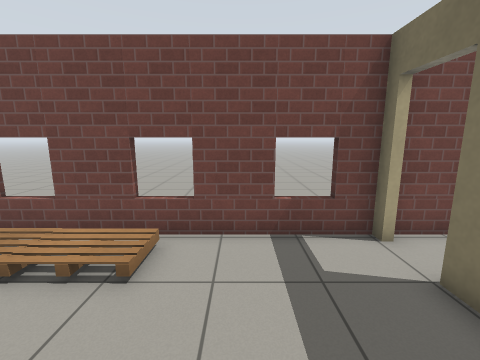
[1] (above)

24 first-person views from a walk through a world built for the Gazebo simulator. The camera is 1.3 m above the floor, tilts 10° down and sees 90° across. The floor is counted in squares, 0.5 m on a side. Each view is taken from the middle of a square. On the plan, view 1 faces up. The plan holds only what a view shows up to about 17 squares ahead; the rest is blank. Robots are left out. Simple patterns stand in for the simulator's built-in surfaces. Some stock models are drawn as simple stand-ins.

[2]
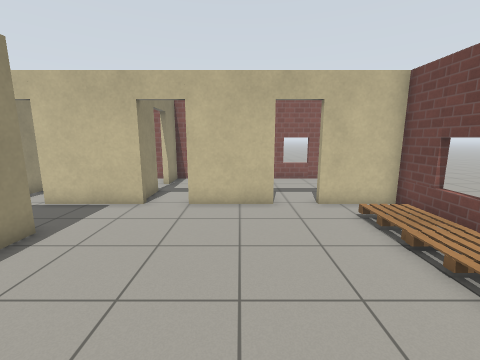

[3]
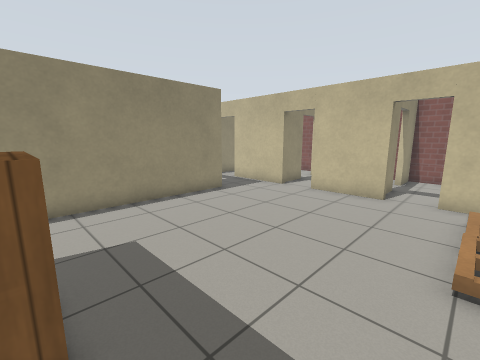

[4]
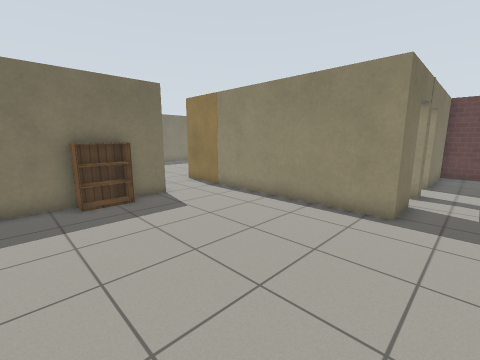

[5]
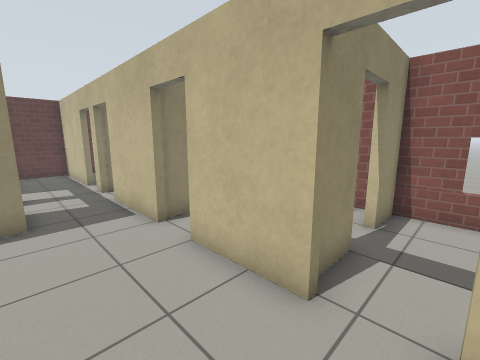

[6]
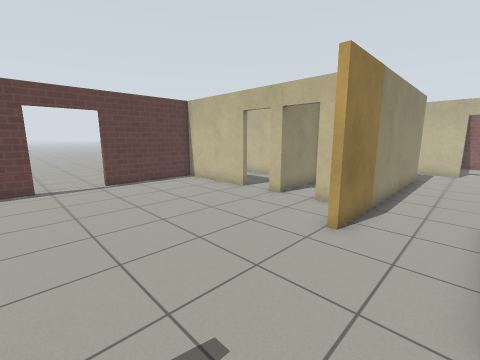

[7]
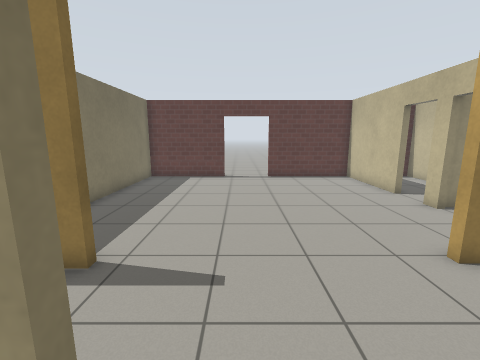

[8]
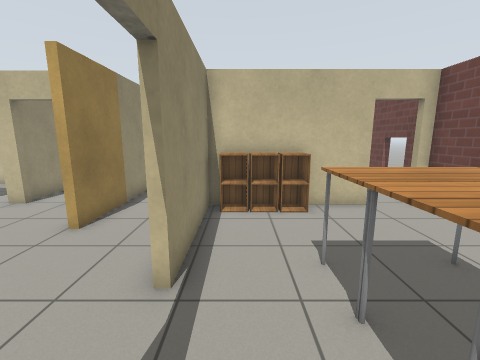

[9]
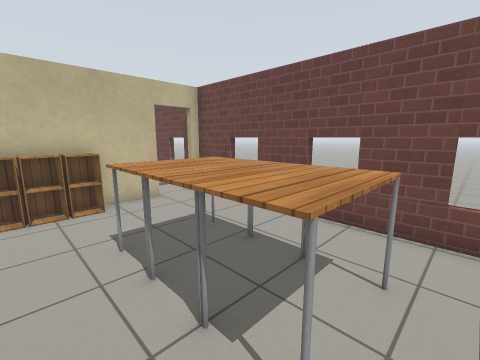

[10]
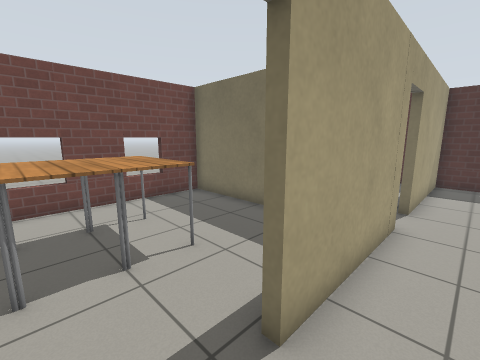

[11]
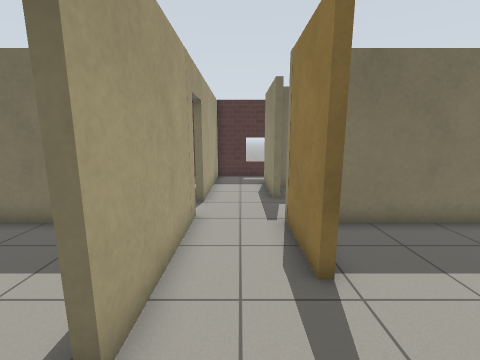

[12]
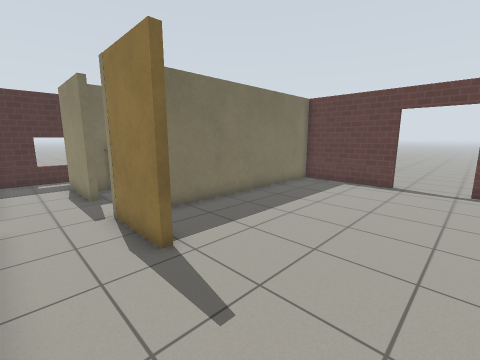

[13]
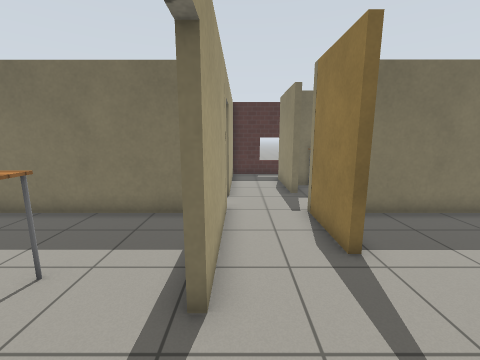

[14]
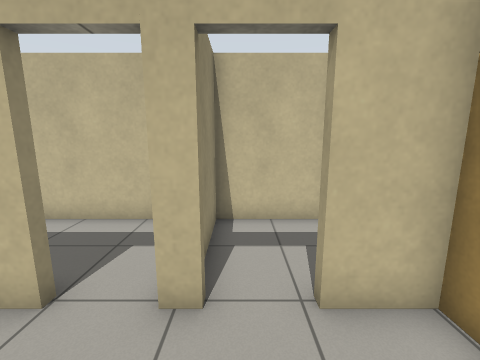

[15]
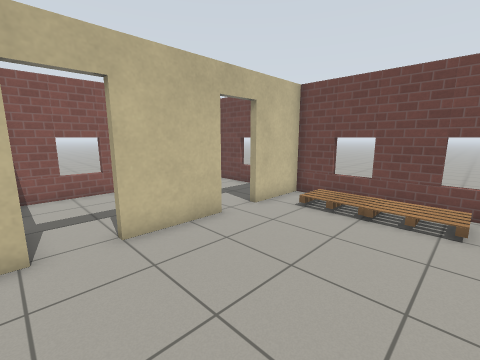

[16]
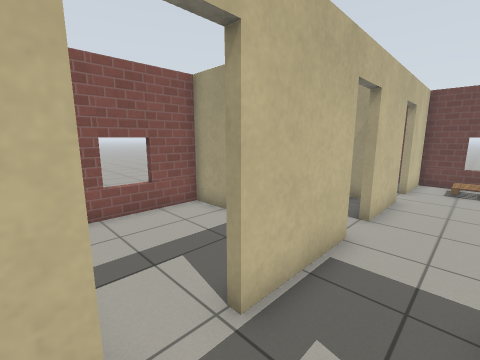

[17]
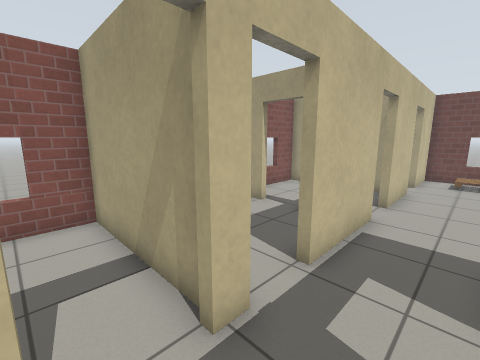

[18]
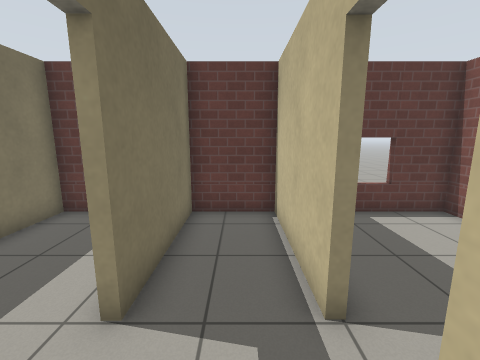

[19]
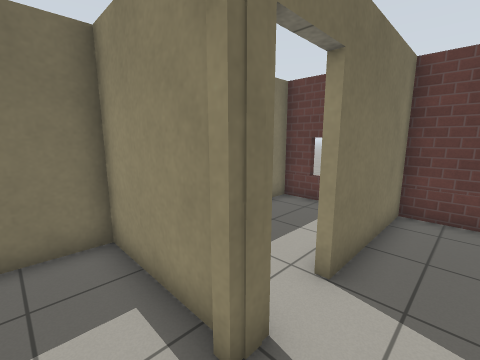

[20]
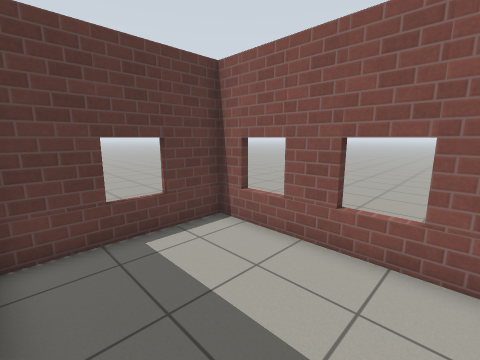

[21]
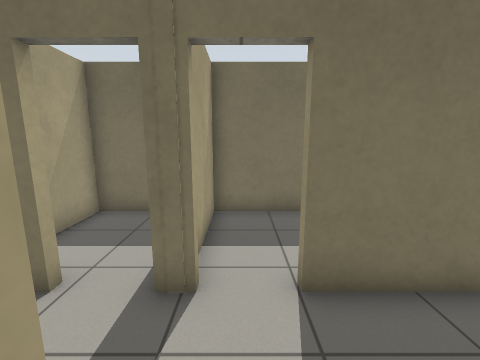

[22]
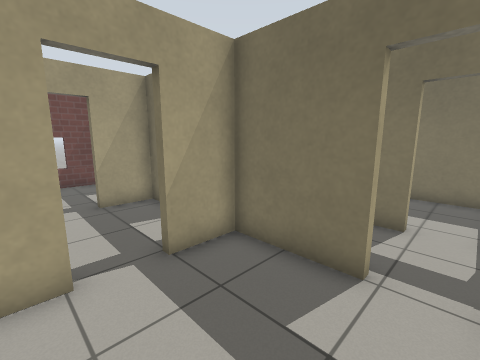

[23]
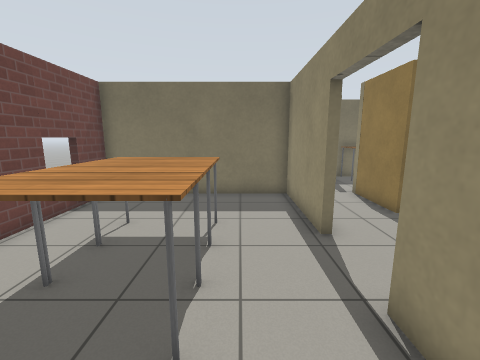

[24]
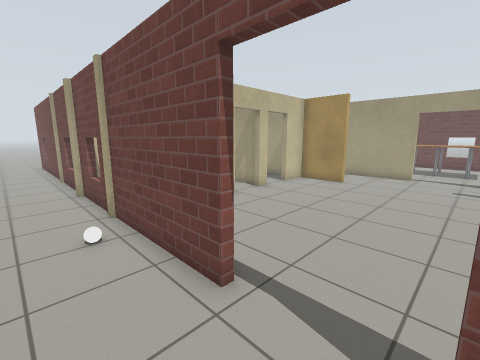

### Floor plan
Key: @ floor where view 1 was taken; # wall or solid block; . main floor; : floor 0.25 m higher than the main floor; D open door; = window, fence, low wall or low ledge; P pallet; B bookshelf; T table; C cabinet; W white ball; O other object.
Columns run from 14 left of view 1 to 26 right of it. Each row starts with its distance up from view 1.
  6 ###=############=####=###=##=###
  5 #.....#.PPPPP.....D............#
  4 =.....#.PPPP:.....D............#
  3 =.....D...........#....TTTTT...#
  2 #.....D...........#....TTTTT...#
  1 ##DD###..........BCC...TTTTT...#
  0 #.....#.......@..BCC...........#
 -1 =.....#...........CC...........#        #
 -2 =.....D...........######DDD#####DD#######
 -3 #.....D.................................#
 -4 ##DD###.................................#
 -5 #.....#.....................####..#####.=
 -6 #.....#..############..........#..###   #
 -7 =.....#..#...#...#.............#   O#
 -8 #.....D..D...#...#D............#   O#
 -9 #.....D..D...#...DD............#   O
-10 #######..#########.............#
-11 #.....D..D...#...DD............#
-12 =.....D..D...#...#D............#
-13 #.....#..#...#...#.............#
-14 #.....#..#...#...#.............#
-15 =.....#..#...#.. #.............#
-16 #.....#..#...#.  #.............#
-17 ##==#######=####=######DDDD#####
-18      ......................
-19     ...............W.......
-20     .......................

Where each view was taken, in squares from view 1:
view 1: 0 up, 0 right, facing up
view 2: 0 up, 1 right, facing left
view 3: 4 up, 3 right, facing down-left
view 4: 3 up, 7 left, facing down-right
view 5: 3 up, 5 left, facing down-left
view 6: 3 down, 13 right, facing down-left
view 7: 1 down, 11 right, facing down
view 8: 1 down, 13 right, facing left
view 9: 1 down, 14 right, facing up-left
view 10: 4 down, 10 right, facing up-right
view 11: 4 down, 10 right, facing right
view 12: 3 down, 9 right, facing down-right
view 13: 3 down, 9 right, facing right
view 14: 9 down, 7 right, facing left
view 15: 4 down, 2 left, facing up-left
view 16: 10 down, 6 left, facing up-left
view 17: 12 down, 6 left, facing up-left
view 18: 9 down, 7 left, facing down
view 19: 8 down, 7 left, facing down-right
view 20: 11 down, 9 left, facing down-left
view 21: 11 down, 9 left, facing right
view 22: 9 down, 13 left, facing up-right
view 23: 0 up, 6 right, facing right
view 24: 20 down, 12 right, facing up-left
